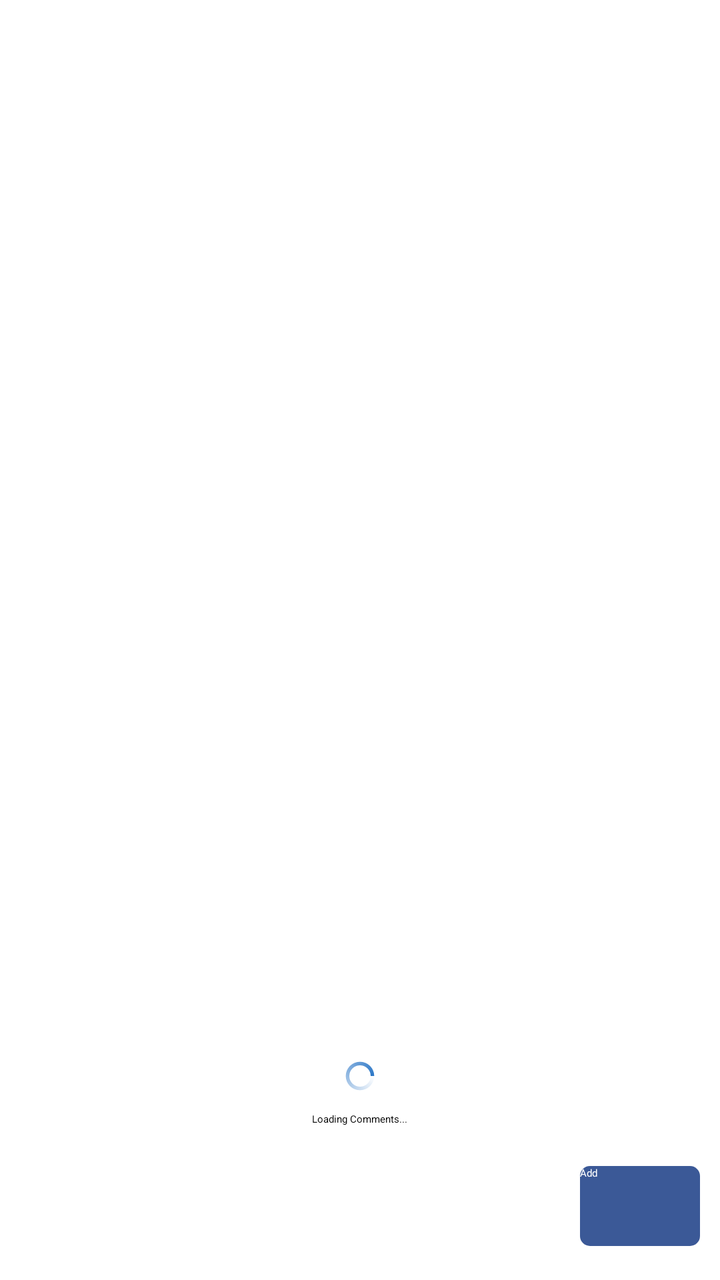
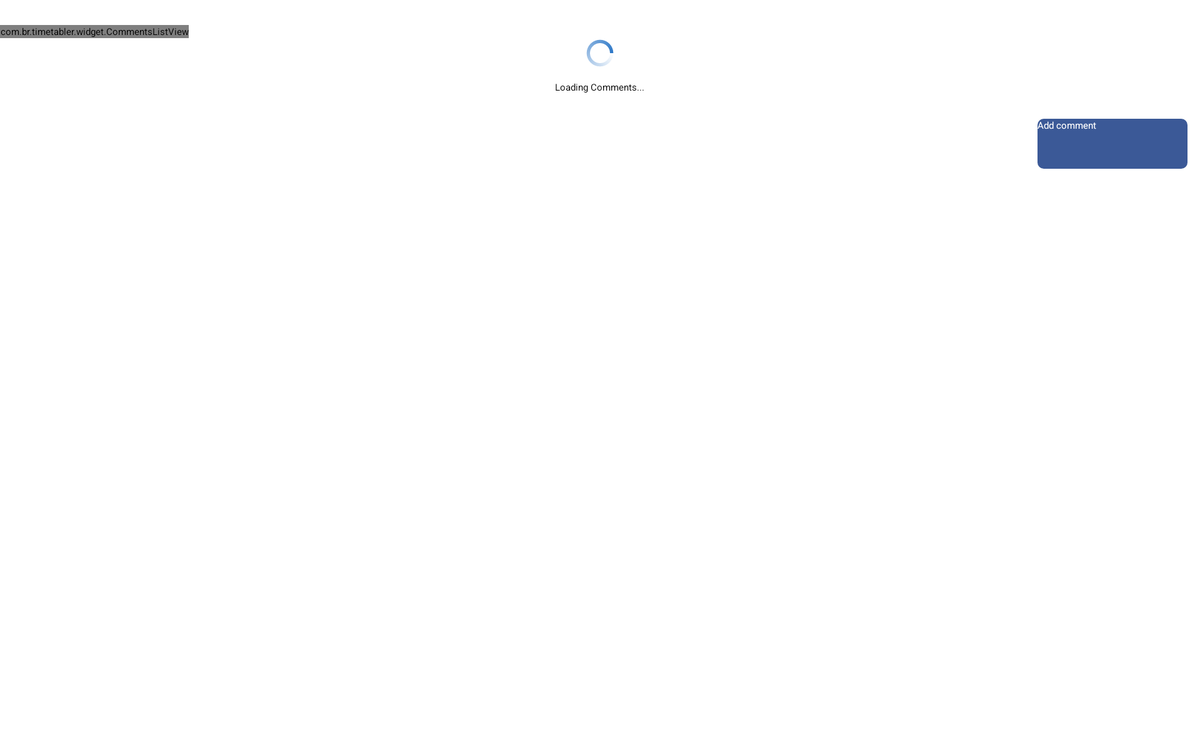

Compare how this app lays out the same screen by default and in its alternative resource folder. The renders come first, then the two layout files and the values they reference.
<!-- AndroidManifest.xml: application theme Theme.Tabler -->
<!-- res/layout/one_lesson_comments.xml -->
<?xml version="1.0" encoding="utf-8"?>
<LinearLayout xmlns:android="http://schemas.android.com/apk/res/android"
    android:layout_width="fill_parent"
    android:layout_height="fill_parent"
    android:background="@color/color_white"
    android:orientation="vertical"
    android:paddingBottom="7dp" >

    <ListView
        android:id="@+id/commentsListView"
        android:layout_width="wrap_content"
        android:layout_height="91dp"
        android:layout_marginTop="20dp"
        android:layout_weight="0.35"
        android:background="@color/color_white"
        android:cacheColorHint="@android:color/transparent" />

    <ProgressBar
        android:id="@+id/pbppl"
        android:layout_width="wrap_content"
        android:layout_height="wrap_content"
        android:layout_centerInParent="true"
        android:layout_gravity="center"
        android:indeterminate="true"
        android:indeterminateDrawable="@xml/progress" />

    <TextView
        android:id="@+id/progressMsg2"
        android:layout_width="wrap_content"
        android:layout_height="wrap_content"
        android:layout_below="@+id/pbppl"
        android:layout_centerHorizontal="true"
        android:layout_centerInParent="true"
        android:layout_centerVertical="true"
        android:layout_gravity="center"
        android:padding="10dp"
        android:text="Loading Comments..." />

    <RelativeLayout
        android:layout_width="fill_parent"
        android:layout_height="wrap_content"
        android:orientation="vertical"
        android:padding="10dp" >

        <Button
            android:id="@+id/btnAddComment"
            style="?android:attr/buttonStyleSmall"
            android:layout_width="60dp"
            android:layout_height="40dp"
            android:layout_alignParentRight="true"
            android:layout_alignParentTop="true"
            android:background="@drawable/btn_blue_round_bg"
            android:text="Add"
            android:textColor="@color/color_white"
            android:textStyle="normal" />

        <EditText
            android:id="@+id/edtcomment"
            android:layout_width="wrap_content"
            android:layout_height="wrap_content"
            android:layout_alignBottom="@+id/btnAddComment"
            android:layout_alignParentLeft="true"
            android:layout_toLeftOf="@+id/btnAddComment"
            android:ems="10"
            android:inputType="textMultiLine" >

            <requestFocus />
        </EditText>
    </RelativeLayout>

</LinearLayout>
<!-- resources referenced by this layout -->
<resources>
  <color name="color_white">#ffffff</color>
  <color name="grey_bg">#222222</color>
  <!-- drawable selectable_background_tabler (drawable) -->
  <?xml version="1.0" encoding="utf-8"?>
  
  
  <selector xmlns:android="http://schemas.android.com/apk/res/android" android:exitFadeDuration="@android:integer/config_mediumAnimTime">
  
      <item android:drawable="@drawable/list_focused_tabler" android:state_focused="true" android:state_pressed="false"/>
      <item android:drawable="@drawable/pressed_background_tabler" android:state_pressed="true"/>
      <item android:drawable="@android:color/transparent"/>
  
  </selector>
  <style name="PopupMenu.Tabler" parent="@style/Widget.Sherlock.ListPopupWindow">
          <item name="android:popupBackground">@drawable/menu_dropdown_panel_tabler</item>
      </style>
  <style name="DropDownListView.Tabler" parent="@style/Widget.Sherlock.ListView.DropDown">
          <item name="android:listSelector">@drawable/selectable_background_tabler</item>
      </style>
  <style name="ActionBarTabStyle.Tabler" parent="@style/Widget.Sherlock.ActionBar.TabView">
          <item name="android:background">@drawable/tab_indicator_ab_tabler</item>
      </style>
  <style name="DropDownNav.Tabler" parent="@style/Widget.Sherlock.Spinner.DropDown.ActionBar">
          <item name="android:background">@drawable/spinner_background_ab_tabler</item>
          <item name="android:popupBackground">@drawable/menu_dropdown_panel_tabler</item>
          <item name="android:dropDownSelector">@drawable/selectable_background_tabler</item>
      </style>
  <!-- from res/values-v14/ -->
  <style name="ActionBar.Solid.Tabler" parent="@style/Widget.Sherlock.ActionBar.Solid">
          <item name="android:background">@drawable/actionbar_bg</item>
          <item name="android:backgroundStacked">@drawable/ab_stacked_solid_tabler</item>
          <item name="android:backgroundSplit">@drawable/ab_bottom_solid_tabler</item>
          <item name="android:progressBarStyle">@style/ProgressBar.Tabler</item>
      </style>
  <style name="ActionButton.CloseMode.Tabler" parent="@style/Widget.Sherlock.ActionButton.CloseMode">
          <item name="android:background">@drawable/btn_cab_done_tabler</item>
      </style>
  <!-- drawable pressed_background_tabler (drawable) -->
  <?xml version="1.0" encoding="utf-8"?>
  
  
  <shape xmlns:android="http://schemas.android.com/apk/res/android"
      android:shape="rectangle" >
  
      <solid android:color="@color/pressed_tabler" />
  
  </shape>
  <!-- drawable actionbar_bg (drawable) -->
  <?xml version="1.0" encoding="utf-8"?>
  <shape xmlns:android="http://schemas.android.com/apk/res/android"
      android:shape="rectangle" >
  
      <gradient
          android:angle="270"
          android:endColor="#DD333333"
          android:startColor="#FF333333" />
  
      <padding
          android:bottom="7dp"
          android:left="7dp"
          android:right="7dp"
          android:top="7dp" />
  
      <stroke
          android:width="1dp"
          android:color="#222222" />
  
  </shape>
  <style name="ProgressBar.Tabler" parent="@style/Widget.Sherlock.ProgressBar.Horizontal">
          <item name="android:progressDrawable">@drawable/progress_horizontal_tabler</item>
      </style>
  <!-- drawable btn_cab_done_tabler (drawable) -->
  <?xml version="1.0" encoding="utf-8"?>
  
  
  <selector xmlns:android="http://schemas.android.com/apk/res/android">
  
      <item android:drawable="@drawable/btn_cab_done_pressed_tabler" android:state_pressed="true"/>
      <item android:drawable="@drawable/btn_cab_done_focused_tabler" android:state_enabled="true" android:state_focused="true"/>
      <item android:drawable="@drawable/btn_cab_done_default_tabler" android:state_enabled="true"/>
  
  </selector>
  <color name="pressed_tabler">#CCFF5E0E</color>
</resources>
<!-- res/layout-large-land/one_lesson_comments.xml (the author's variant of the layout above) -->
<!-- drawn on a 7-inch tablet turned sideways -->
<?xml version="1.0" encoding="utf-8"?>
<LinearLayout xmlns:android="http://schemas.android.com/apk/res/android"
    android:layout_width="fill_parent"
    android:layout_height="fill_parent"
    android:background="@color/color_white"
    android:orientation="vertical"
    android:paddingBottom="7dp" >

			     <com.br.timetabler.widget.CommentsListView
			         android:id="@+id/commentsListView"
			         android:layout_width="wrap_content"
			         android:layout_height="wrap_content"
			         android:layout_marginTop="20dp"
			         android:background="@color/color_white"
			         android:cacheColorHint="@android:color/transparent" />
			     	
				    <ProgressBar
				        android:id="@+id/pbppl"
				        android:layout_width="wrap_content"
				        android:layout_height="wrap_content"
				        android:layout_centerInParent="true"
				        android:layout_gravity="center"
				        android:indeterminate="true"
                        android:indeterminateDrawable="@xml/progress" />
				
				    <TextView
				        android:id="@+id/progressMsg2"
				        android:layout_width="wrap_content"
				        android:layout_height="wrap_content"
				        android:layout_below="@+id/pbppl"
				        android:layout_centerHorizontal="true"
				        android:layout_centerInParent="true"
				        android:layout_centerVertical="true"
				        android:layout_gravity="center"
				        android:padding="10dp"
				        android:text="Loading Comments..." />
				  
			     <RelativeLayout
			         android:layout_width="fill_parent"
			         android:layout_height="wrap_content"
			         android:orientation="vertical"
			         android:padding="10dp" >
						
						       <Button
						           android:id="@+id/btnAddComment"
						           style="?android:attr/buttonStyleSmall"
						           android:layout_width="120dp"
						           android:layout_height="40dp"
						           android:layout_alignParentRight="true"
						           android:layout_alignParentTop="true"
						           android:background="@drawable/btn_blue_round_bg"
						           android:text="Add comment"
						           android:textColor="@color/color_white"
						           android:textStyle="normal" />

					   </RelativeLayout>
			

</LinearLayout>
